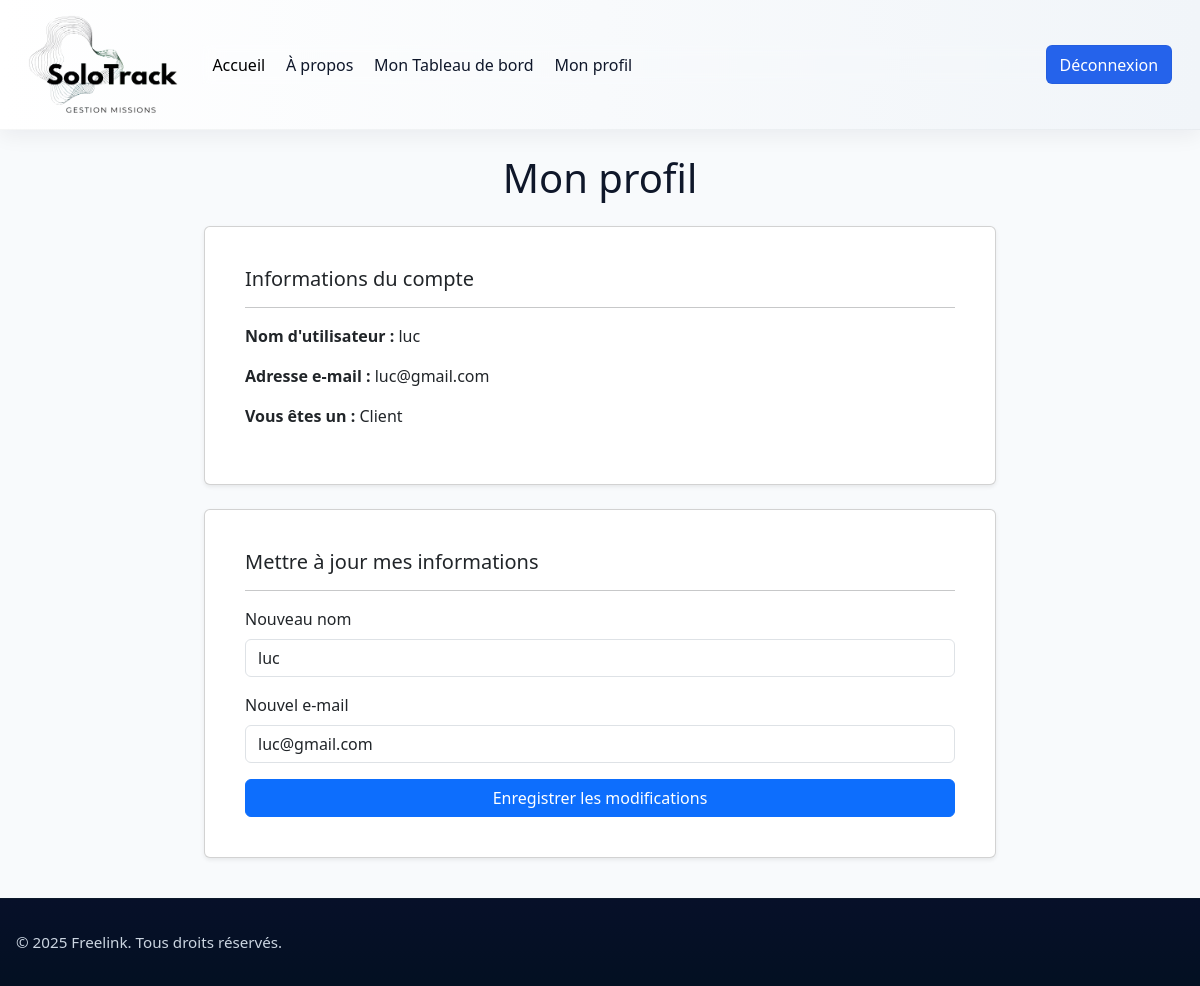
/profile/luc (signed in), run on the app's committed database.
### website/models.py (models this page shows)
class User(db.Model, UserMixin):
    id = db.Column(db.Integer, primary_key=True)
    email = db.Column(db.String(150), unique=True)
    password = db.Column(db.String(150))
    name = db.Column(db.String(150))
    admin = db.Column(db.Boolean, default=False)
    role = db.Column(db.String(50), nullable=False, default='Client')
    missions_assigned = db.relationship('Missions', foreign_keys='Missions.freelance_id', backref='creator', lazy=True)
    missions_created = db.relationship('Missions', foreign_keys='Missions.user_id', backref='client', lazy=True)

### website/profile.py (the view, shortened to what this page needs)
@profile.route('/<username>', methods=['GET', 'POST'])
@login_required
def profile_page(username):
    if current_user.name != username:
        return render_template('error/404.html'), 403
    return render_template('user/profile.html', user=current_user)

### website/templates/user/profile.html (shortened to what this page needs)
{% extends "base.html" %}
{% block content %}
    <div class="row justify-content-center">
        <div class="col-lg-8">
            <h1 class="text-center mb-4">Mon profil</h1>
            <div class="card p-4 shadow-sm">
                <div class="card-body">
                    <h5 class="card-title">Informations du compte</h5>
                    <hr>
                    <div class="row">
                        <div class="col-md-6">
                            <p><strong>Nom d'utilisateur :</strong> {{ user.name }}</p>
                            <p><strong>Adresse e-mail :</strong> {{ user.email }}</p>
                            <p><strong>Vous êtes un :</strong> {{ user.role }}</p>
                        </div>
                    </div>
                </div>
            </div>
            <div class="card p-4 mt-4 shadow-sm">
                <div class="card-body">
                    <h5 class="card-title">Mettre à jour mes informations</h5>
                    <hr>
                    <form action="#" method="post">
                        <div class="mb-3">
                            <label for="name" class="form-label">Nouveau nom</label>
                            <input type="text" class="form-control" id="name" name="name" value="{{ user.name }}" required>
                        </div>
                        <div class="mb-3">
                            <label for="email" class="form-label">Nouvel e-mail</label>
                            <input type="email" class="form-control" id="email" name="email" value="{{ user.email }}" required>
                        </div>
                        <div class="d-grid gap-2">
                            <button type="submit" class="btn btn-primary">Enregistrer les modifications</button>
                        </div>
                    </form>
                </div>
            </div>
        </div>
    </div>
{% endblock %}

### website/static/css/base.css (style rules this page uses)
:root { --bg: #f8fafc; --nav-bg: #ffffff; --nav-accent: #f1f5f9; --nav-text: #0f172a; --primary: #2563eb; --accent: #06b6d4; --muted: #64748b; --footer-bg: #071029; --footer-text: #cbd5e1; --footer-accent: rgba(255,255,255,0.04); }
body { background-color: var(--bg); color: var(--nav-text); -webkit-font-smoothing:antialiased; overflow-x: hidden; }

### data on the page
User: name "luc", email "luc@gmail.com", role "Client"
